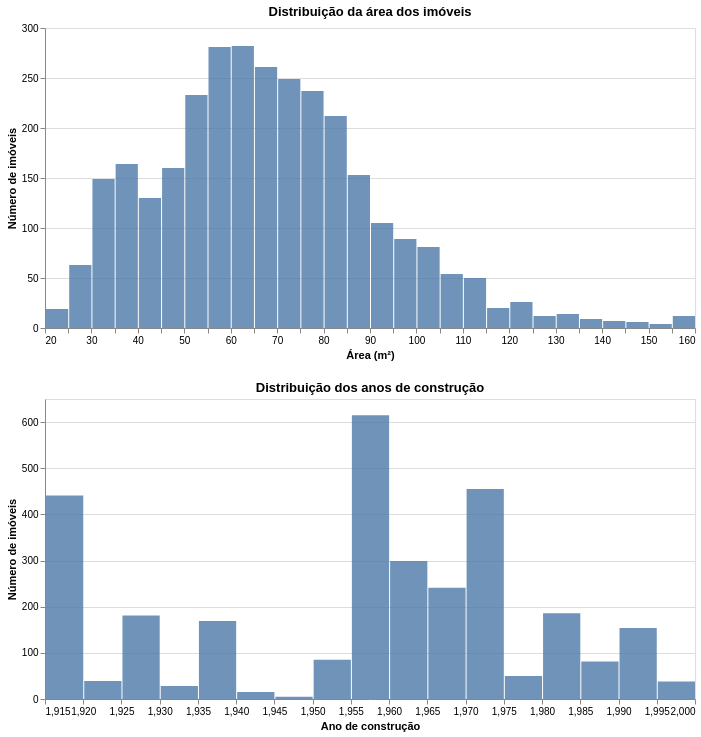

Write notebook code for a chart like this one.
### Markdown cell above
### Distribuição das características dos imóveis

Além de analisar a distribuição dos valores de aluguel, é importante compreender como as características físicas dos imóveis estão distribuídas na amostra.

Os histogramas de área e ano de construção permitem identificar as faixas mais frequentes, possíveis concentrações e assimetrias. Essas informações ajudam a compreender melhor a composição do conjunto de dados antes da aplicação dos modelos de regressão.

### Code cell
hist_area = alt.Chart(rent99).mark_bar(
    opacity=0.8
).encode(
    x=alt.X("area:Q", bin=alt.Bin(maxbins=30), title="Área (m²)"),
    y=alt.Y("count():Q", title="Número de imóveis"),
    tooltip=["count():Q"]
).properties(
    title="Distribuição da área dos imóveis",
    width=650,
    height=300
)

hist_yearc = alt.Chart(rent99).mark_bar(
    opacity=0.8
).encode(
    x=alt.X("yearc:Q", bin=alt.Bin(maxbins=30), title="Ano de construção"),
    y=alt.Y("count():Q", title="Número de imóveis"),
    tooltip=["count():Q"]
).properties(
    title="Distribuição dos anos de construção",
    width=650,
    height=300
)

alt.vconcat(hist_area, hist_yearc)

### Figure 1 — Vega-Lite specification as saved in the notebook (floating-point values rounded to 4 significant figures; data arrays with more than 128 entries replaced by an {"elided": "..."} marker saying what was removed)
{"config": {"view": {"continuousWidth": 300, "continuousHeight": 300}}, "vconcat": [{"mark": {"type": "bar", "opacity": 0.8}, "encoding": {"tooltip": [{"aggregate": "count", "type": "quantitative"}], "x": {"bin": {"maxbins": 30}, "field": "area", "title": "Área (m²)", "type": "quantitative"}, "y": {"aggregate": "count", "title": "Número de imóveis", "type": "quantitative"}}, "height": 300, "title": "Distribuição da área dos imóveis", "width": 650}, {"mark": {"type": "bar", "opacity": 0.8}, "encoding": {"tooltip": [{"aggregate": "count", "type": "quantitative"}], "x": {"bin": {"maxbins": 30}, "field": "yearc", "title": "Ano de construção", "type": "quantitative"}, "y": {"aggregate": "count", "title": "Número de imóveis", "type": "quantitative"}}, "height": 300, "title": "Distribuição dos anos de construção", "width": 650}], "data": {"name": "data-be4e656a5b99171abfe591832a34362e"}, "$schema": "https://vega.github.io/schema/vega-lite/v5.20.1.json", "datasets": {"data-be4e656a5b99171abfe591832a34362e": {"elided": "3082 records"}}}
